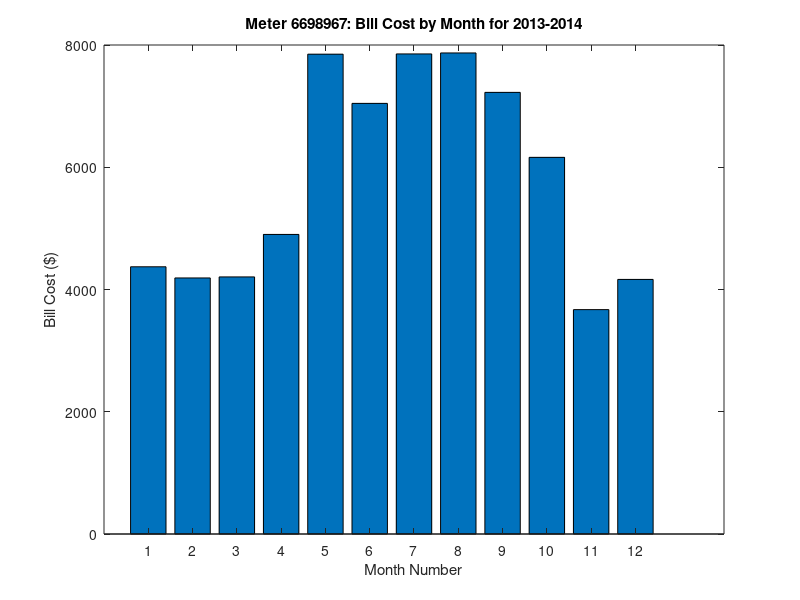

Write the MATLAB code that produced this figure.
cost=[4372 4189 4206 4901 7850 7045 7854 7870 7225 6162 3671 4165];
month=[1:12];
bar(month,cost);
xlabel('Month Number');
ylabel('Bill Cost ($)');
title('Meter 6698967: Bill Cost by Month for 2013-2014');